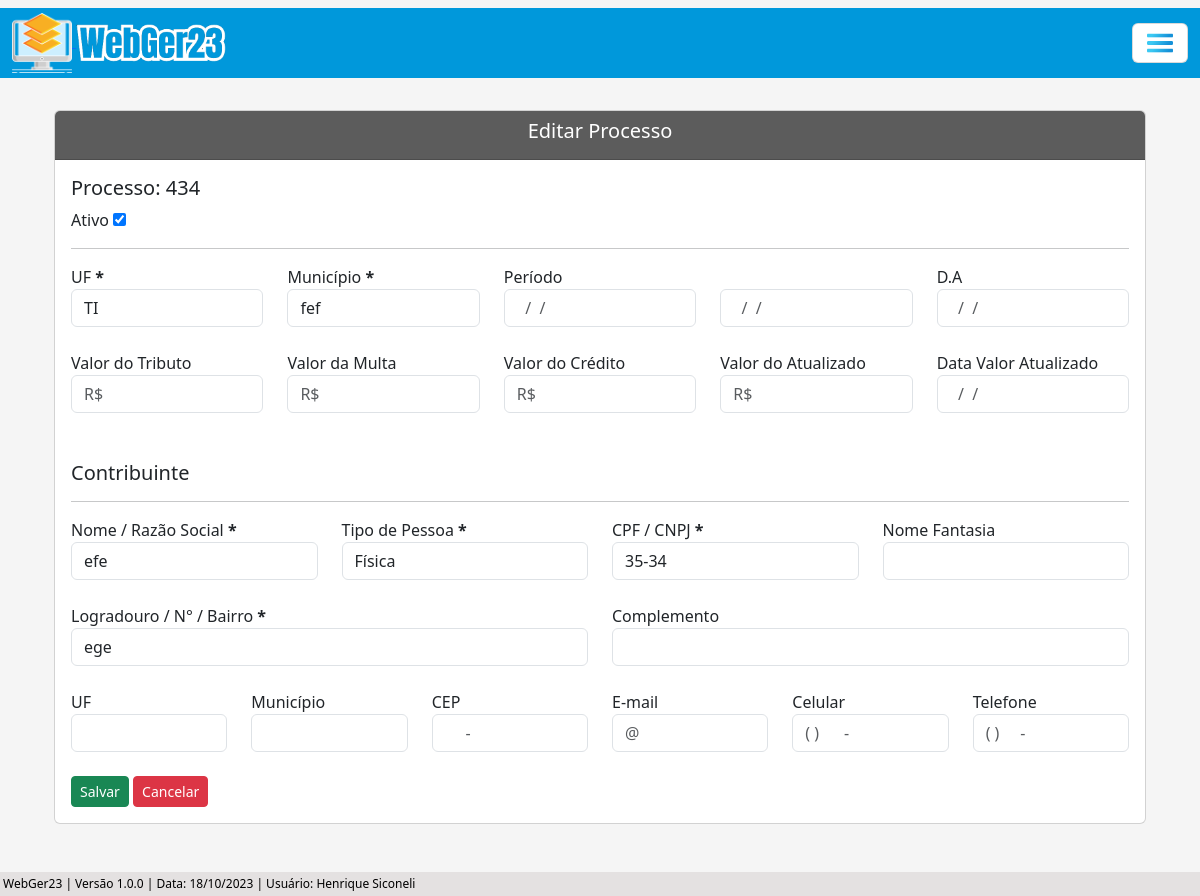
The app's page /editar/processo-adm/7/ (signed in), older data.
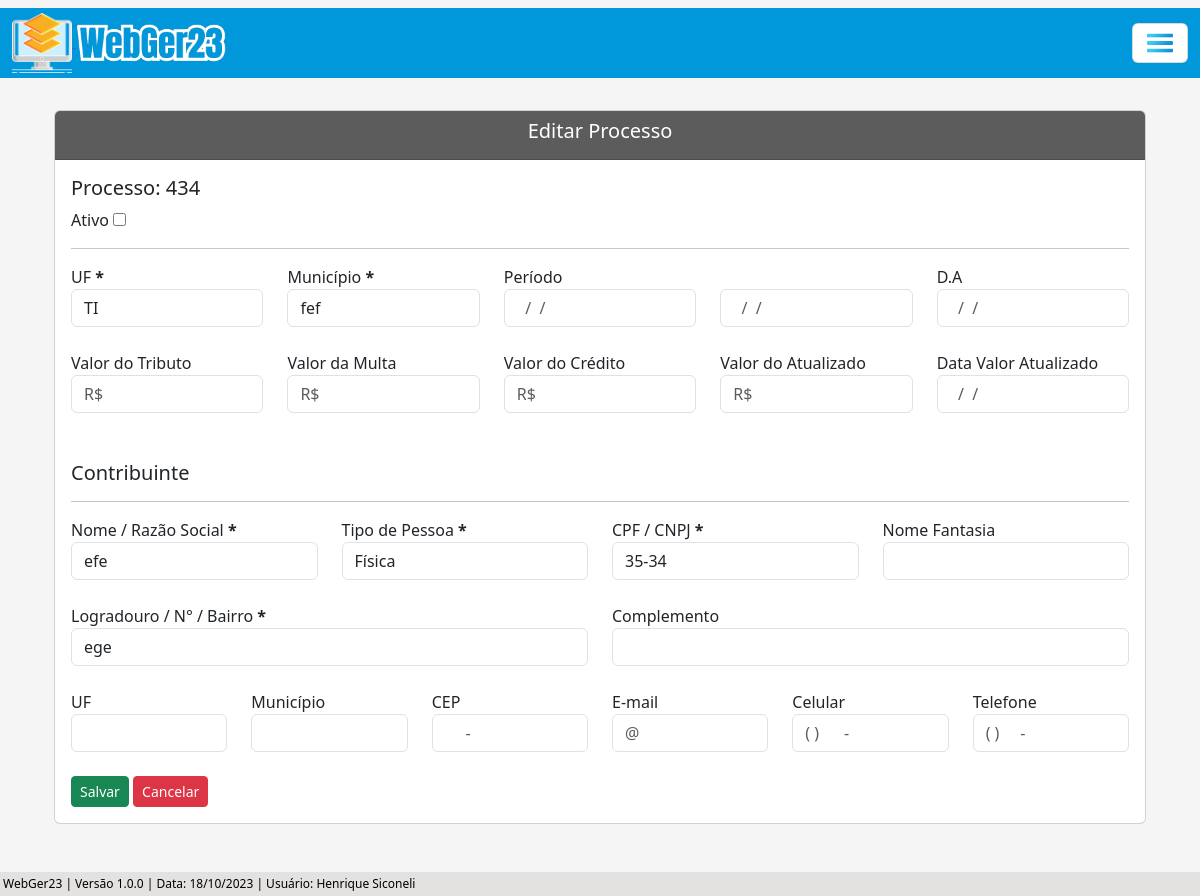
The same page, newer data.
### processo/models.py (models this page shows, shortened)
class Base(models.Model): # Classe base, será herdada pelas outras classes
    data_criacao = models.DateTimeField('data_criação', auto_now_add=True)
    usuario_criador = models.ForeignKey(get_user_model(), verbose_name='Usuário Criador', on_delete=models.SET_NULL, null=True)
    data_alteracao = models.DateTimeField('Alterado', auto_now=True)
    ativo = models.BooleanField('Ativo', default=True)
    class Meta:
        abstract = True

class ProcessoAdm(Base):
    tipo_pessoas = (
        ('Física', 'Física'), ('Jurídica', 'Jurídica'),
    )
    numero = models.CharField(unique=True, verbose_name='N°', max_length=10) # Número do processo
    municipio = models.CharField(max_length=50, verbose_name='Município') # Município
    uf = models.CharField(max_length=2) # UF
    data_inicial = models.DateField(blank=True, null=True) # Data Inicial do Período do processo
    data_final = models.DateField(blank=True, null=True) # Data final do Período do processo
    data_div_ativa = models.DateField(blank=True, null=True) # Data dívida ativa
    valor_atributo = models.CharField(max_length=14, blank=True, null=True)  # Valor do atributo
    valor_multa = models.CharField(max_length=14, blank=True, null=True) # Valor da multa
    valor_credito = models.CharField(max_length=14, blank=True, null=True) # Valor do crédito
    valor_atualizado = models.CharField(max_length=14, blank=True, null=True) # Valor do atualizado
    data_valor_atualizado = models.DateField(blank=True, null=True) # Data valor atualizado
    nome_contribuinte = models.CharField(max_length=50)  # Nome / Razão Social
    tipo_pessoa = models.CharField(max_length=50, choices=tipo_pessoas) # Física / Jurídica # Utiliza choices(escolhas) para selecionar o tipo de pessoas
    documento = models.CharField(max_length=20, verbose_name='CPF/CNPJ', unique=True) # CPF / CNPJ
    nome_fantasia = models.CharField(max_length=50, blank=True, null=True) # Nome Fantasia
    email = models.EmailField(max_length=50, blank=True, null=True) # E-mail
    endereco = models.CharField(max_length=150) # Rua
    complemento = models.CharField(max_length=50, blank=True, null=True) # Complemento
    municipio_contribuinte = models.CharField(max_length=50, blank=True, null=True) # Município Contribuinte
    uf_contribuinte = models.CharField(max_length=2, verbose_name='UF', blank=True, null=True) # UF Contribuinte
    cep = models.CharField(max_length=10, blank=True, null=True) # CEP
    telefone = models.CharField(max_length=20, blank=True, null=True) # Telefone
    celular = models.CharField(max_length=20, blank=True, null=True) # Celular

### processo/views.py (the view, shortened to what this page needs)
# urls.py: path('editar/processo-adm/<int:pk>/', ProcessoAdmUpdate.as_view(), name='proc-adm-update'),
class ProcessoAdmUpdate(UpdateView):
    model = ProcessoAdm
    template_name = 'processos/updates/processo_adm_update.html'
    fields = ['ativo', 'municipio', 'uf', 'data_inicial', 'data_final', 'data_div_ativa', 'valor_atributo', 'valor_multa', 'valor_credito', 'valor_atualizado', 'data_valor_atualizado', 'nome_contribuinte', 'tipo_pessoa', 'documento', 'nome_fantasia', 'email', 'endereco', 'complemento', 'municipio_contribuinte', 'uf_contribuinte', 'cep', 'telefone', 'celular']
    success_url = reverse_lazy('proc-adm-list')
    def get_context_data(self, **kwargs):
        processo_pk = self.kwargs.get('pk') # Pega a PK do processo através da URL
        context = super().get_context_data(**kwargs)
        context['dados_processo'] = ProcessoAdm.objects.filter(pk=processo_pk) # Filtra os dados do processo através da pk
        return context

### processo/templates/processos/updates/processo_adm_update.html (shortened to what the changed rows need)
{% extends 'index.html' %}
{% load static %}
{% load widget_tweaks %}
{% block conteudo %}
    <div class="container p-4">
        <div class="card">
            <div class="card-body">
                <form action="" method="post" enctype="multipart/form-data">
                    {% for atributo in dados_processo %}
                        <h5>Processo: {{ atributo.numero }}</h5>
                        {% if user.is_superuser %}
                            <div class="col">
                                <label for="ativo">Ativo</label>
                                <input type="checkbox" name="ativo" {% if object.ativo %} checked {% endif %}>
                            </div>
                        {% endif %}
                    {% endfor %}
                    <hr>
                    <div class="row">
                        <div class="col">
                            <label for="uf">UF <b>*</b></label>
                            {% render_field form.uf class="form-control" id="uf"%}
                        </div>
                        <div class="col">
                            <label for="municipio">Município <b>*</b></label>
                            {% render_field form.municipio class="form-control" id="municipio"%}
                        </div>
                        <div class="col">
                            <label for="data_inicial">Período</label>
                            {% render_field form.data_inicial class="form-control" id="data_inicial" placeholder="  /  /    "%}
                        </div>
                        <div class="col">
                            {% render_field form.data_final class="form-control" id="data_final" placeholder="  /  /    "%}
                        </div>
                        <div class="col">
                            <label for="data_div_ativa">D.A</label>
                            {% render_field form.data_div_ativa class="form-control" id="data_div_ativa" placeholder="  /  /    "%}
                        </div>
                    </div>
                    <br>
                    <div class="row">
                        <div class="col">
                            <label for="valor_atributo">Valor do Tributo</label>
                            {% render_field form.valor_atributo class="mask-money form-control" placeholder="R$"  id="valor_atributo" autocomplete="off"%}
                        </div>
                        <div class="col">
                            <label for="valor_multa">Valor da Multa</label>
                            {% render_field form.valor_multa class="form-control" placeholder="R$" id="valor_multa" autocomplete="off"%}
                        </div>
                        <div class="col">
                            <label for="valor_credito">Valor do Crédito</label>
                            {% render_field form.valor_credito class="form-control" placeholder="R$" id="valor_credito" autocomplete="off"%}
                        </div>
                        <div class="col">
                            <label for="valor_atualizado">Valor do Atualizado</label>
                            {% render_field form.valor_atualizado class="form-control" placeholder="R$" id="valor_atualizado" autocomplete="off"%}
                        </div>
                        <div class="col">
                            <label for="data_valor_atualizado">Data Valor Atualizado</label>
                            {% render_field form.data_valor_atualizado class="form-control" id="data_valor_atualizado" placeholder="  /  /    "%}
                        </div>
                    </div>
                    <br><br>
                    <h5>Contribuinte</h5>
                    <hr>
                    <div class="row">
                        <div class="col">
                            <label for="nome_contribuinte">Nome / Razão Social <b>*</b></label>
                            {% render_field form.nome_contribuinte class="form-control" id="nome_contribuinte" autocomplete="off"%}
                        </div>
                        <div class="col">
                            <label for="tipo_pessoa">Tipo de Pessoa <b>*</b></label>
                            {% render_field form.tipo_pessoa class="form-control" id="tipo_pessoa" autocomplete="off"%}
                        </div>
                        <div class="col">
                            <label for="documento">CPF / CNPJ <b>*</b></label>
                            {% render_field form.documento class="form-control" id="documento" autocomplete="off"%}
                        </div>
                        <div class="col">
                            <label for="nome_fantasia">Nome Fantasia</label>
                            {% render_field form.nome_fantasia class="form-control" id="nome_fantasia" autocomplete="off"%}
                        </div>
                    </div>
                    <br>
                    <div class="row">
                        <div class="col">
                            <label for="endereco">Logradouro / N° / Bairro <b>*</b></label>
                            {% render_field form.endereco class="form-control" id="endereco" autocomplete="off"%}
                        </div>
                        <div class="col">
                            <label for="complemento">Complemento</label>
                            {% render_field form.complemento class="form-control" id="complemento" autocomplete="off"%}
                        </div>
                    </div>
                    <br>
                    <div class="row">
                        <div class="col">
                            <label for="uf_contribuinte">UF</label>
                            {% render_field form.uf_contribuinte class="form-control" id="uf_contribuinte" autocomplete="off"%}
                        </div>
                        <div class="col">
                            <label for="municipio_contribuinte">Município</label>
                            {% render_field form.municipio_contribuinte class="form-control" id="municipio_contribuinte" autocomplete="off"%}
                        </div>
                        <div class="col">
                            <label for="cep">CEP</label>
                            {% render_field form.cep class="form-control" placeholder="     -   " id="cep" autocomplete="off"%}
                        </div>
                        <div class="col">
                            <label for="email">E-mail</label>
                            {% render_field form.email class="form-control" placeholder="@" id="email" autocomplete="off" autocomplete="off"%}
                        </div>
                        <div class="col">
                            <label for="celular">Celular</label>
                            {% render_field form.celular class="form-control" placeholder="( )      -    " id="celular" autocomplete="off"%}
                        </div>
                        <div class="col">
                            <label for="telefone">Telefone</label>
                            {% render_field form.telefone class="form-control" placeholder="( )     -    " id="telefone" autocomplete="off"%}
                        </div>
                    </div>
                    <br>
                    <button type="submit" class="btn btn-success btn-sm">Salvar</button>
                    <a href="{% url 'proc-adm-list' %}" class="btn btn-danger btn-sm">Cancelar</a>
                </form>
            </div>
        </div>
    </div>
    <br><br>
{% endblock %}

Row changes from the older to the newer data that the page shows:
changed ProcessoAdm "TI": ativo "☑" → "☐"
